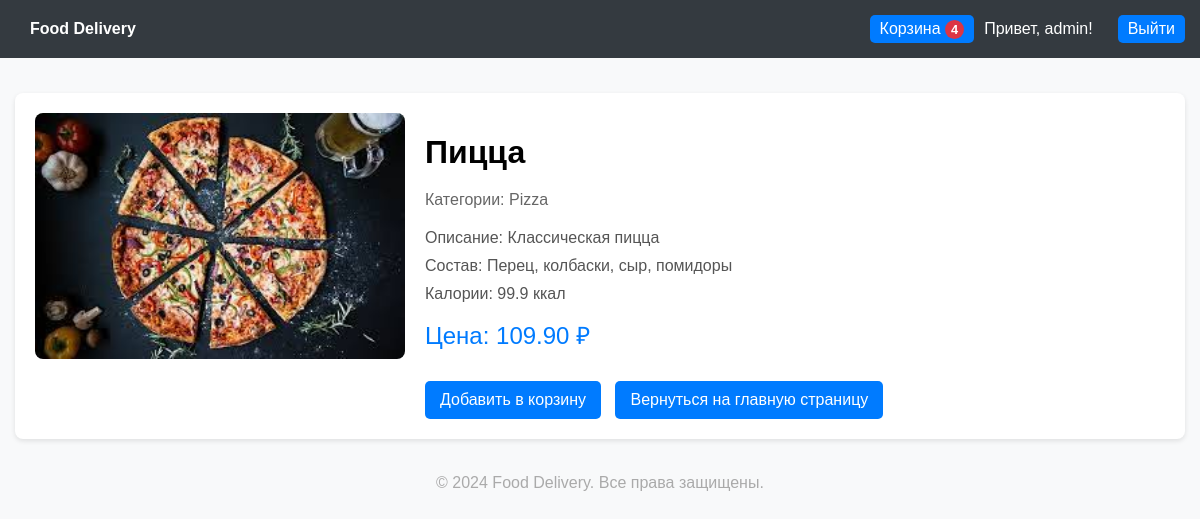
Screenshot of /detail/1 (signed in) with the database file from the repository.
### core/models.py (models this page shows, shortened)
class Food(models.Model):
    compound = models.CharField(max_length=255, blank=True, null=True)
    name = models.CharField(max_length=100)
    category = models.ManyToManyField(Category)
    image = models.ImageField(upload_to='food')
    description = models.TextField(blank=True, null=True)
    calories = models.FloatField(blank=True, null=True)
    price = models.DecimalField(max_digits=10, decimal_places=2)
    is_available = models.BooleanField(default=True)

class Category(models.Model):
    name = models.CharField(max_length=100, unique=True)
    slug = models.SlugField(unique=True, blank=True, null=True)

### core/views.py (the view)
# urls.py: path('detail/<int:pk>', Detail.as_view(),  name='detail'),
class Detail(DetailView):
    model = Food
    template_name = 'detail.html'
    context_object_name = 'food'
    def get_context_data(self, **kwargs):
        context = super().get_context_data(**kwargs)
        if self.request.user.is_authenticated:
            count_quantity = Cart.objects.filter(user=self.request.user).aggregate(Sum('quantity'))
            context['cart_item_count'] = count_quantity['quantity__sum']
        else:
            context['cart_item_count'] = 0
        return context

### core/templates/detail.html (shortened to what this page needs)
{% load static %}
<!DOCTYPE html>
<html lang="en">
<head>
    <link rel="stylesheet" href="{% static 'css/detail_style.css' %}" />
</head>
<body>
    <header>
        <div>
           <a href="{% url 'home:home' %}"> <strong>Food Delivery</strong></a>
        </div>
        <div class="cart-info">
            <a href="{% url 'home:cart' %}">
                Корзина
                {% if cart_item_count > 0 %}
                    <span class="cart-count">{{ cart_item_count }}</span>
                    {% endif %}
            </a>
            {% if user.is_authenticated %}
                Привет, {{ user.username }}!
                <a href="{% url 'account:logout' %}">Выйти</a>
            {% else %}
                <a href="{% url 'account:login' %}">Вход</a>
                <a href="{% url 'account:register' %}">Регистрация</a>
            {% endif %}
        </div>
    </header>
    <div class="container">
        <div class="product-detail">
            <div class="product-image">
                <img src="{{ food.image.url }}" alt="{{ food.name }}">
            </div>
            <div class="product-info">
                <h1>{{ food.name }}</h1>
                <p class="categories">
                    Категории:
                    {% for category in food.category.all %}
                        {{ category.name }}{% if not forloop.last %}, {% endif %}
                    {% endfor %}
                </p>
                <p>Описание: {{ food.description }}</p>
                <p>Состав: {{food.compound}}</p>
                <p>Калории: {{ food.calories }} ккал</p>
                <p class="price">Цена: {{ food.price }} ₽</p>
                <div class="actions">
                    <a href="{% url 'home:add_cart' food.pk %}">Добавить в корзину</a>
                    <a href="{% url 'home:home' %}">Вернуться на главную страницу</a>
                </div>
            </div>
        </div>
    </div>
    <footer>
        &copy; 2024 Food Delivery. Все права защищены.
    </footer>
</body>
</html>

### core/static/css/detail_style.css (style rules this page uses)
body { font-family: Arial, sans-serif; margin: 0; padding: 0; background-color: #f8f9fa; }
header { background-color: #343a40; color: #fff; padding: 15px; display: flex; justify-content: space-between; align-items: center; }
header a { color: #fff; text-decoration: none; margin-left: 15px; }
.container { max-width: 1200px; margin: 20px auto; padding: 15px; }
.product-detail { display: flex; flex-wrap: wrap; gap: 20px; background-color: #fff; border-radius: 8px; box-shadow: 0 2px 5px rgba(0, 0, 0, 0.1); padding: 20px; }
.product-image { flex: 1; max-width: 400px; }
.product-image img { width: 100%; border-radius: 8px; object-fit: cover; }
.product-info { flex: 2; display: flex; flex-direction: column; justify-content: center; }
.product-info h1 { margin-bottom: 15px; }
.product-info p { margin: 5px 0; color: #555; }
.product-info .price { font-size: 1.5em; color: #007bff; margin: 10px 0; }
.product-info .categories { margin-bottom: 15px; color: #666; }
.product-info .actions { margin-top: 20px; }
.product-info .actions a { display: inline-block; background-color: #007bff; color: #fff; padding: 10px 15px; text-decoration: none; border-radius: 5px; margin-right: 10px; transition: background-color 0.3s; }
footer { text-align: center; margin-top: 20px; color: #aaa; }
.cart-info { display: flex; align-items: center; gap: 10px; }
.cart-info a { background-color: #007bff; color: #fff; padding: 5px 10px; border-radius: 5px; text-decoration: none; transition: background-color 0.3s; }
.cart-count { background-color: #dc3545; color: #fff; font-size: 0.8em; font-weight: bold; padding: 2px 6px; border-radius: 50%; }

### rows the page displays
Food: image (picture), name "Пицца", description "Классическая пицца", compound "Перец, колбаски, сыр, помидоры", calories "99.9", price "109.90"
Category: name "Pizza"

### other values shown
{{ cart_item_count }} "4"
{{ user.username }} "admin"
